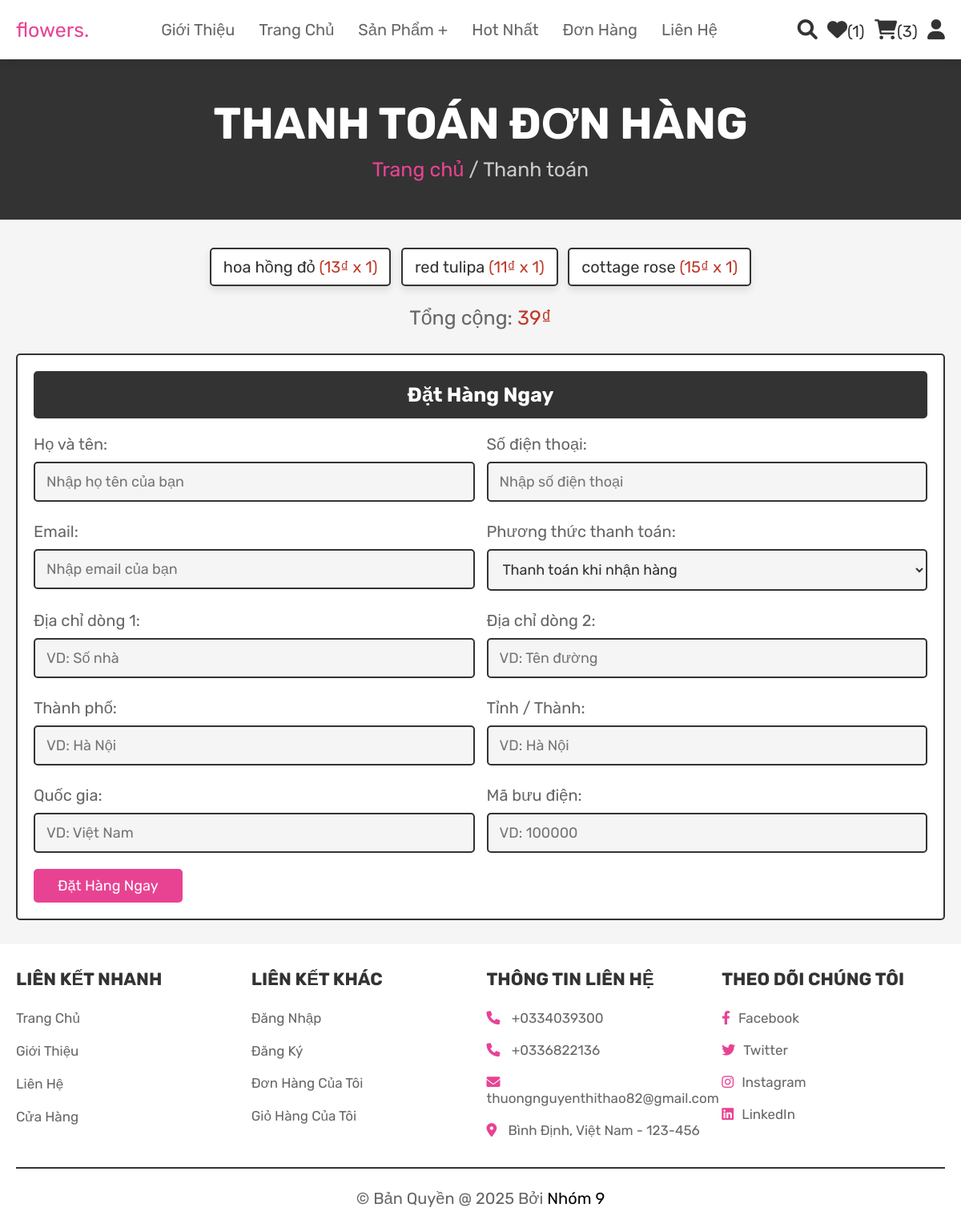
/checkout.php (signed in), run on the app's committed database.
### tables this page shows
CREATE TABLE `cart` (
  `id` int(100) NOT NULL,
  `user_id` int(100) NOT NULL,
  `pid` int(100) NOT NULL,
  `name` varchar(100) NOT NULL,
  `price` int(100) NOT NULL,
  `quantity` int(100) NOT NULL,
  `image` varchar(100) NOT NULL
);

### checkout.php (the view, shortened to what this page needs)
<?php
@include 'config.php';
$user_id = $_SESSION['user_id'];
?>
<!DOCTYPE html>
<html lang="vi">
<head>
   <link rel="stylesheet" href="https://cdnjs.cloudflare.com/ajax/libs/font-awesome/6.0.0/css/all.min.css">
   <link rel="stylesheet" href="css/style.css">
</head>
<body>
<?php @include 'header.php'; ?>
<section class="heading">
    <h3>Thanh toán đơn hàng</h3>
    <p><a href="home.php">Trang chủ</a> / Thanh toán</p>
</section>
<section class="display-order">
    <?php
        $grand_total = 0;
        $select_cart = mysqli_query($conn, "SELECT * FROM `cart` WHERE user_id = '$user_id'") or die('Lỗi truy vấn');
        if(mysqli_num_rows($select_cart) > 0){
            while($fetch_cart = mysqli_fetch_assoc($select_cart)){
            $total_price = ($fetch_cart['price'] * $fetch_cart['quantity']);
            $grand_total += $total_price;
    ?>
    <p> <?php echo $fetch_cart['name'] ?> <span>(<?php echo number_format($fetch_cart['price'],0,',','.').'₫'.' x '.$fetch_cart['quantity']  ?>)</span> </p>
    <?php
        }
        }else{
            echo '<p class="empty">Giỏ hàng của bạn đang trống</p>';
        }
    ?>
    <div class="grand-total">Tổng cộng: <span><?php echo number_format($grand_total,0,',','.'); ?>₫</span></div>
</section>
<section class="checkout">
    <form action="" method="POST">
        <h3>Đặt hàng ngay</h3>
        <div class="flex">
            <div class="inputBox">
                <span>Họ và tên:</span>
                <input type="text" name="name" placeholder="Nhập họ tên của bạn" required>
            </div>
            <div class="inputBox">
                <span>Số điện thoại:</span>
                <input type="number" name="number" min="0" placeholder="Nhập số điện thoại" required>
            </div>
            <div class="inputBox">
                <span>Email:</span>
                <input type="email" name="email" placeholder="Nhập email của bạn" required>
            </div>
            <div class="inputBox">
                <span>Phương thức thanh toán:</span>
                <select name="method">
                    <option value="cash on delivery">Thanh toán khi nhận hàng</option>
                </select>
            </div>
            <div class="inputBox">
                <span>Địa chỉ dòng 1:</span>
                <input type="text" name="flat" placeholder="VD: Số nhà" required>
            </div>
            <div class="inputBox">
                <span>Địa chỉ dòng 2:</span>
                <input type="text" name="street" placeholder="VD: Tên đường" required>
            </div>
            <div class="inputBox">
                <span>Thành phố:</span>
                <input type="text" name="city" placeholder="VD: Hà Nội" required>
            </div>
            <div class="inputBox">
                <span>Tỉnh / Thành:</span>
                <input type="text" name="state" placeholder="VD: Hà Nội" required>
            </div>
            <div class="inputBox">
                <span>Quốc gia:</span>
                <input type="text" name="country" placeholder="VD: Việt Nam" required>
            </div>
            <div class="inputBox">
                <span>Mã bưu điện:</span>
                <input type="number" min="0" name="pin_code" placeholder="VD: 100000" required>
            </div>
        </div>
        <input type="submit" name="order" value="Đặt hàng ngay" class="btn">
    </form>
</section>
<?php @include 'footer.php'; ?>
</body>
</html>

### css/style.css (style rules this page uses)
:root { --pink: #e84393; --red: #c0392b; --orange: #f39c12; --black: #333; --white: #fff; --light-color: #666; --light-white: #ccc; --light-bg: #f5f5f5; --border: 0.2rem solid var(--black); --box-shadow: 0 0.5rem 1rem rgba(0, 0, 0, 0.1); }
* { font-family: "Rubik", sans-serif; margin: 0; padding: 0; box-sizing: border-box; outline: none; border: none; text-decoration: none; transition: all 0.2s linear; }
html { font-size: 62.5%; overflow-x: hidden; scroll-behavior: smooth; scroll-padding-top: 6.5rem; }
body { background: var(--light-bg); }
section { padding: 3rem 2rem; }
.btn, .delete-btn, .option-btn { display: inline-block; border-radius: 0.5rem; margin-top: 1rem; font-size: 1.8rem; color: var(--white); cursor: pointer; padding: 1rem 3rem; text-transform: capitalize; }
.btn { background-color: var(--pink); }
.heading { display: flex; flex-flow: column; align-items: center; justify-content: center; gap: 1rem; background-color: var(--black); text-align: center; min-height: 25vh; }
.heading h3 { font-size: 5.5rem; color: var(--white); text-transform: uppercase; }
.heading p { font-size: 2.5rem; color: var(--light-white); }
.heading p a { color: var(--pink); }
.display-order { max-width: 1200px; margin: 0 auto; text-align: center; padding-bottom: 0; }
.display-order p { display: inline-block; border-radius: 0.5rem; font-size: 2rem; color: var(--black); padding: 1rem 1.5rem; margin: 0.5rem; background-color: var(--white); box-shadow: var(--box-shadow); border: var(--border); }
.display-order p span { color: var(--red); }
.display-order .grand-total { margin-top: 2rem; font-size: 2.5rem; color: var(--light-color); }
.display-order .grand-total span { color: var(--red); }
.checkout form { background-color: var(--white); border: var(--border); max-width: 1200px; margin: 0 auto; border-radius: 0.5rem; padding: 2rem; box-shadow: var(--border); }
.checkout form h3 { padding: 1.5rem; font-size: 2.5rem; margin-bottom: 2rem; background-color: var(--black); color: var(--white); border-radius: 0.5rem; text-align: center; text-transform: capitalize; }
.checkout form .flex { display: flex; flex-wrap: wrap; gap: 1.5rem; }
.checkout form .flex .inputBox { flex: 1 1 40rem; }
.checkout form .flex .inputBox input, .checkout form .flex .inputBox select { margin: 1rem 0; width: 100%; background-color: var(--light-bg); padding: 1.2rem 1.4rem; border: var(--border); font-size: 1.8rem; color: var(--black); border-radius: 0.5rem; }
.checkout form .flex .inputBox span { font-size: 2rem; color: var(--light-color); }

### data on the page
cart: name "hoa hồng đỏ", price "13", quantity "1"
cart: name "red tulipa", price "11", quantity "1"
cart: name "cottage rose", price "15", quantity "1"

### other printed values
$wishlist_num_rows "1"
$cart_num_rows "3"
$grand_total "39"
